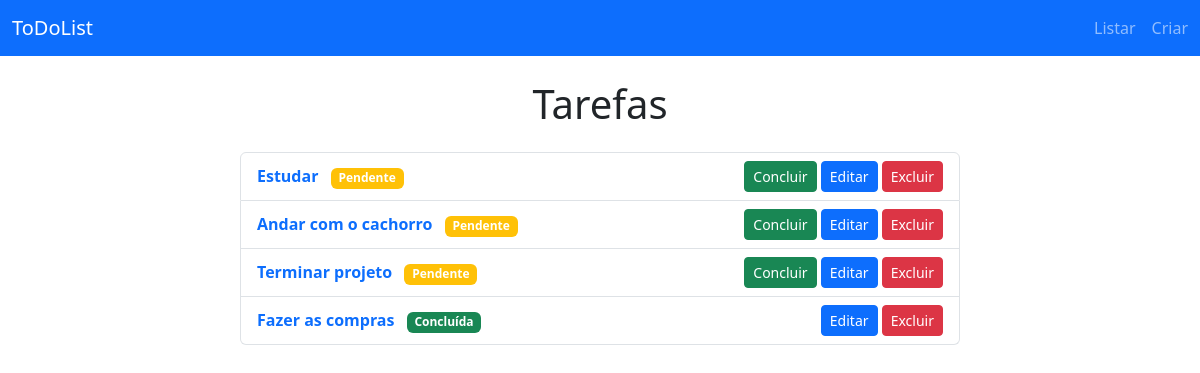
Before: / with the older database file.
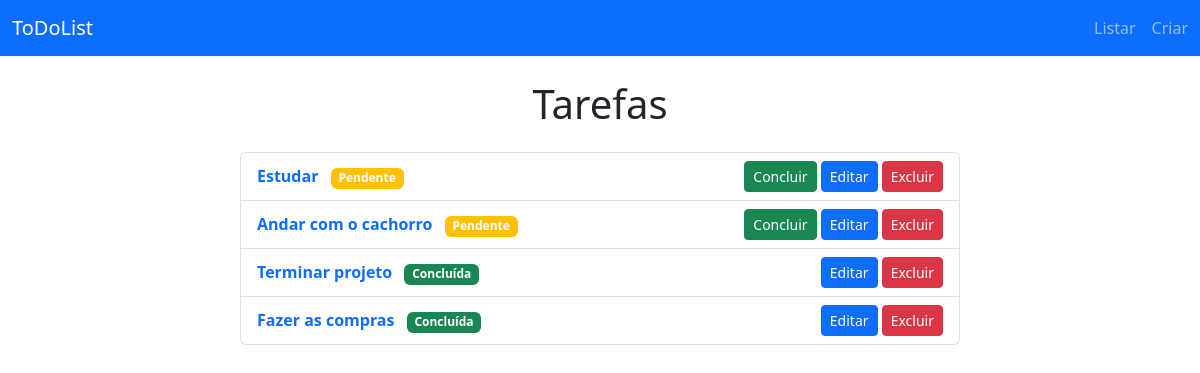
After: the same page with the newer database file.
### tarefas/models.py (models this page shows, shortened)
class Tarefa(models.Model):
    titulo = models.CharField(max_length=200)
    descricao = models.TextField(blank = True, null = True)
    concluido = models.BooleanField(default=False)
    data_criacao = models.DateTimeField(auto_now_add=True)

### tarefas/views.py (the view)
# urls.py: path('', ListarTarefa.as_view(), name = 'listar_tarefas'),
class ListarTarefa(ListView):
    model = Tarefa
    template_name = 'listar_tarefas.html'
    context_object_name = 'tarefas'

### templates/listar_tarefas.html (shortened to what this page needs)
{% extends 'base.html' %}
{% block content %}
<div class="container mt-4">
    <div class="row justify-content-center">
        <div class="col-md-8">
            <h1 class="text-center mb-4">Tarefas</h1>
            <ul class="list-group">
                {% for tarefa in tarefas %}
                    <li class="list-group-item d-flex justify-content-between align-items-center">
                        <div>
                            <strong>
                                <a href="{% url 'detalhar_tarefa' tarefa.pk %}" class="text-decoration-none">
                                    {{ tarefa.titulo }}
                                </a>
                            </strong>
                            <span class="badge {% if tarefa.concluido %}bg-success{% else %}bg-warning{% endif %} ms-2">
                                {% if tarefa.concluido %}Concluída{% else %}Pendente{% endif %}
                            </span>
                        </div>
                        <div>
                            {% if not tarefa.concluido %}
                                <form action="{% url 'marcar_concluida' tarefa.pk %}" method="post" style="display:inline;">
                                    <button type="submit" class="btn btn-sm btn-success">Concluir</button>
                                </form>
                            {% endif %}
                            <a href="{% url 'editar_tarefa' tarefa.pk %}" class="btn btn-sm btn-primary">Editar</a>
                            <a href="{% url 'deletar_tarefa' tarefa.pk %}" class="btn btn-sm btn-danger">Excluir</a>
                        </div>
                    </li>
                {% empty %}
                    <li class="list-group-item text-center text-muted">Não há tarefas.</li>
                {% endfor %}
            </ul>
        </div>
    </div>
</div>
{% endblock content %}

Changed rows visible on the page:
changed Tarefa "Terminar projeto": concluido "Pendente Concluir" → "Concluída"
